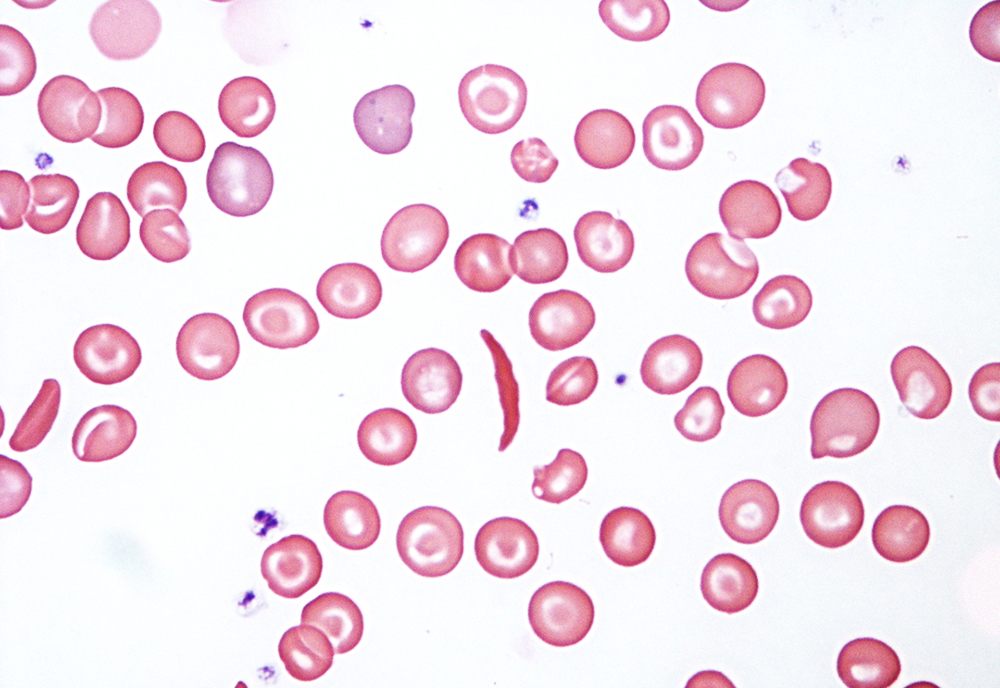
%> input picture MorfMat2/SickleCellsB004.jpg, 1000 x 688 px
$ octave S7_scdApp.m   (GNU Octave 9; MATLAB toolbox functions it lacks are replaced by stand-ins)
%> lines starting %> are read from the running program, lines starting %| are printed output that depends on the picture; in (x1, y1, x2, y2) boxes, pixels count from 0 and x2, y2 are one past the last pixel; in counts of white or black regions, pixels touching at a corner belong together; the program's own positions count from 1
% https://mathcs.clarku.edu/~fdealmeidacoelho/FinalProject/
clc
close all
clear

imagen = imread('SickleCellsB004.jpg'); %  'SickleCellsB004.jpg'
%> imagen is the input picture: size 688x1000x3 uint8; mean R, G, B 243.7, 225.2, 234.6
imagen = rgb2gray(imagen);
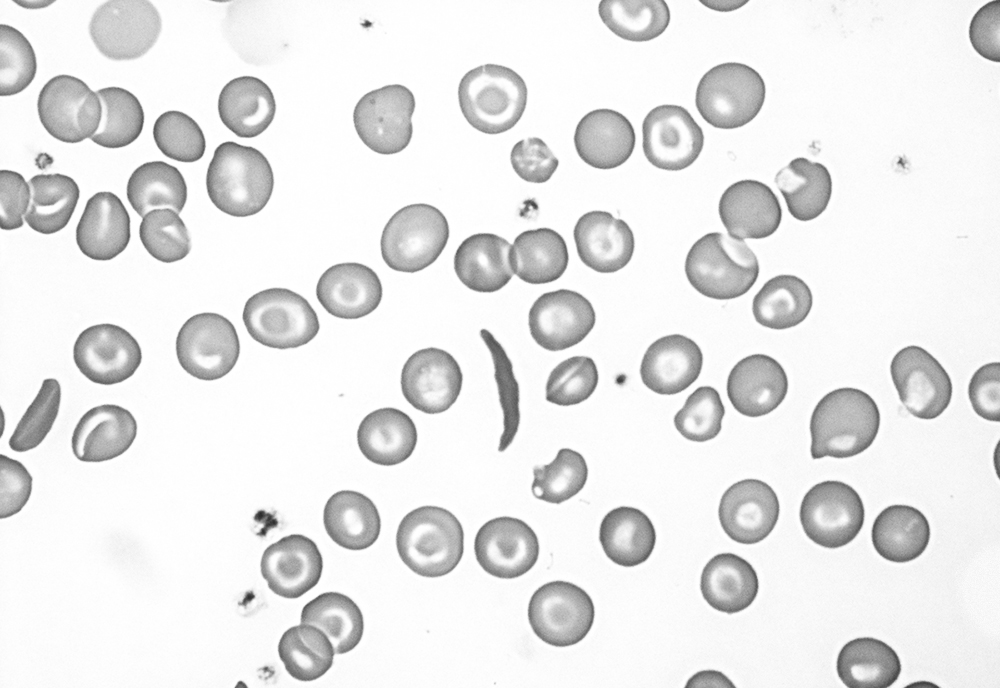
%> imagen: size 688x1000 uint8; min 42, max 255, mean 231.8
         figure,colormap('gray'),imagesc(imagen);


  imBW = imbinarize(imagen);
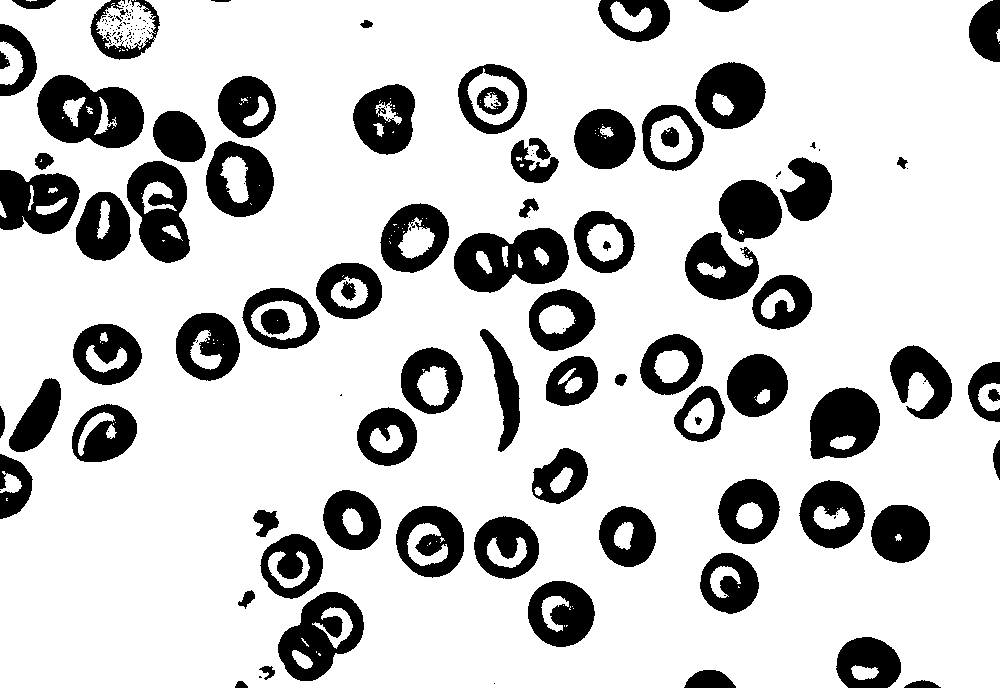
%> imBW: size 688x1000 logical; 79.5% white; 187 black regions (105 under 20 px), largest, box (x1, y1, x2, y2) and area: (37, 75, 144, 148) 5116, (454, 228, 569, 293) 4936, (278, 592, 364, 681) 4143
  imBW = ~imBW;
         figure,colormap('gray'),imagesc(imBW);

% Metodología propuesta:
    imResp = zeros(size(imagen)); %

[labels,n] = bwlabel(imBW);
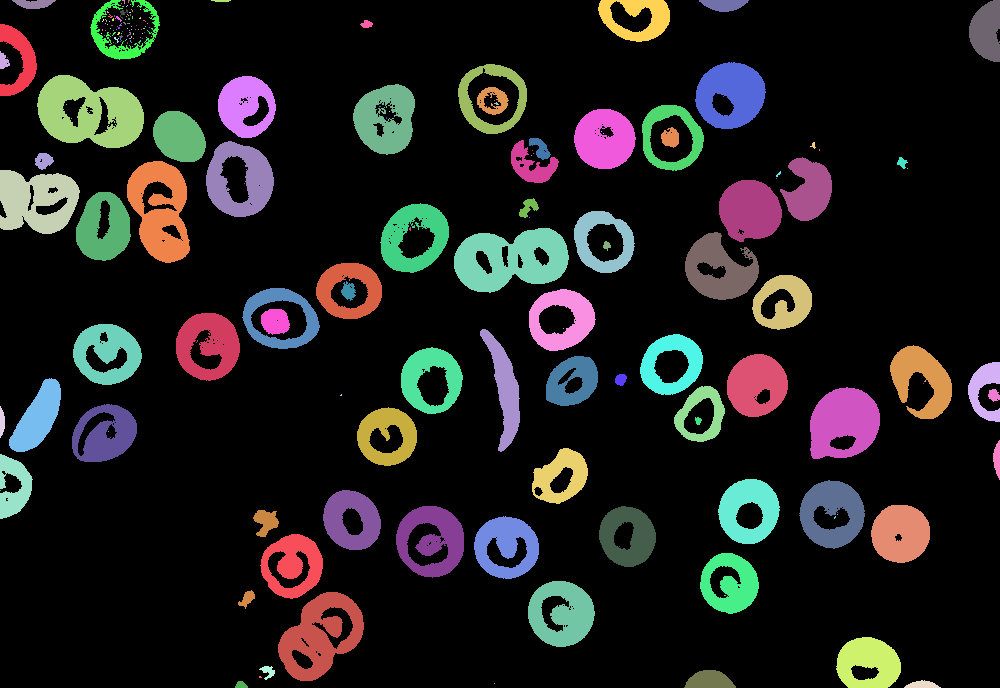
%> labels: size 688x1000 double; 188 distinct labels, from 0 to 187; one colour per label, 0 black
%> n = 187
             figure,colormap('jet'),imagesc(labels);
%> after `imagesc(labels)`:
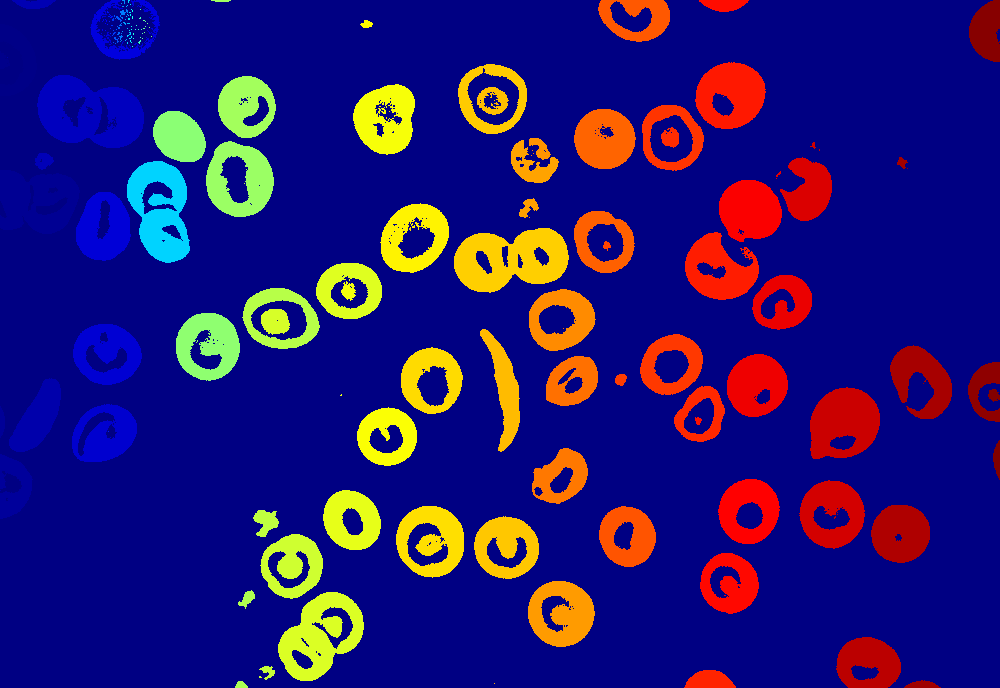
%> displayed picture: size 688x1000x3, on the screen's scale of 0 to 255; mean R, G, B 37.6, 22.5, 114.4


             for i = 1:n

             tmpIm = zeros(size(imagen));
tmpIm(labels == i) = 1;
%                      figure,colormap('jet'),imagesc(tmpIm);

              circ = regionprops(tmpIm,'Circularity');
              circ = circ.Circularity;

              if(circ >= 0.5)
       imResp(labels == i) = 1;
              end

             end
%> this loop made 187 passes
%> circ on passes 1 to 3: 0.32, 0.586, 0.558
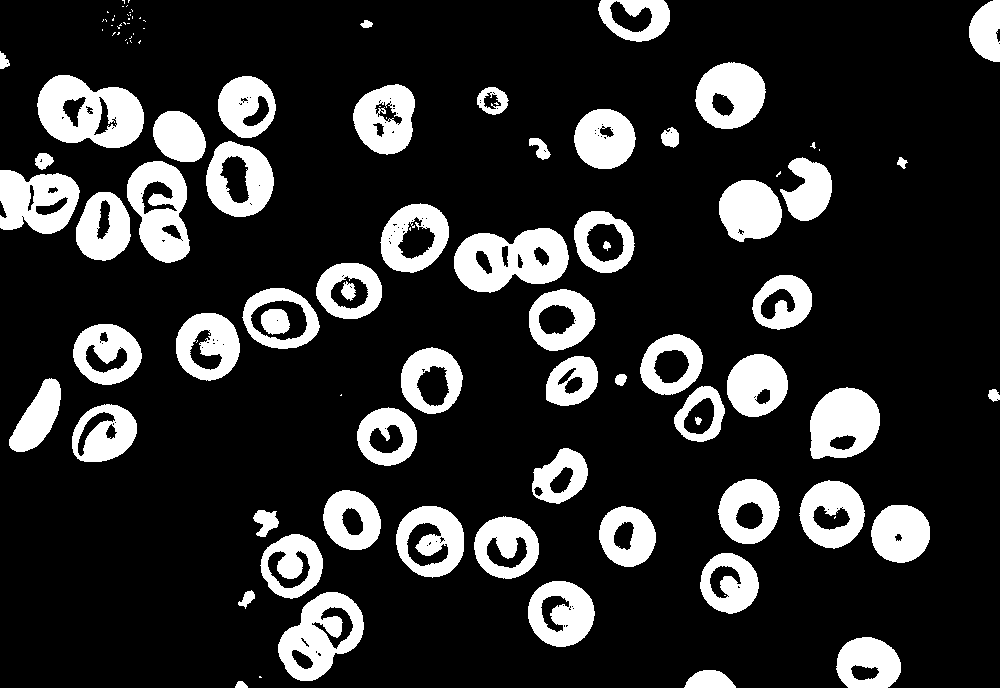
%> imResp: size 688x1000 double; values 0 (black) and 1 (white), 17.8% white; 106 white regions (43 under 20 px), largest, box (x1, y1, x2, y2) and area: (37, 75, 144, 148) 5116, (454, 228, 569, 293) 4936, (278, 592, 364, 681) 4143
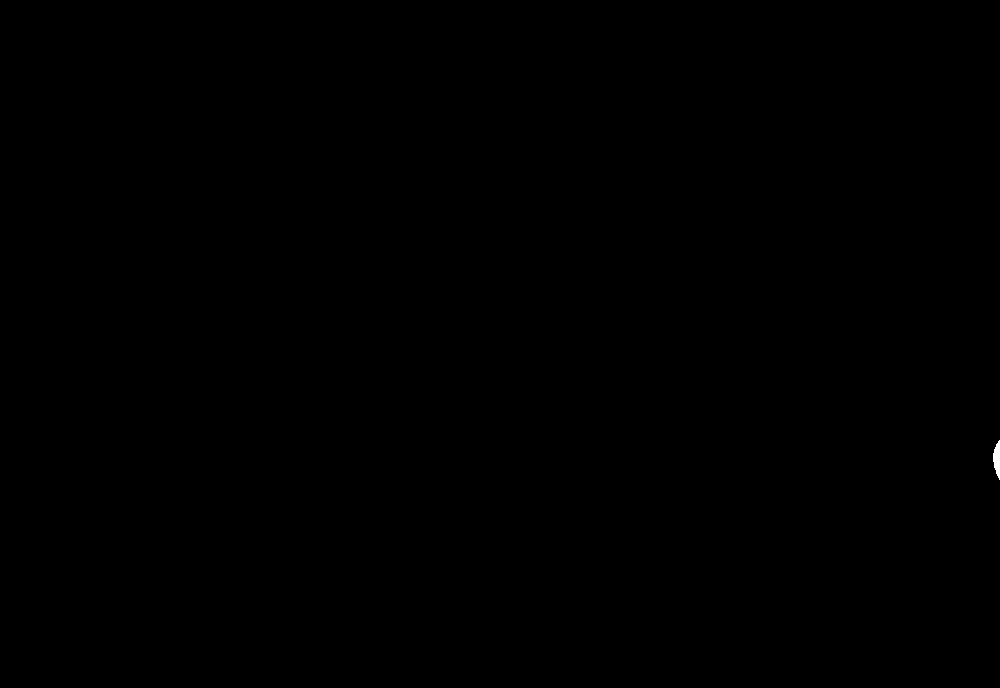
%> tmpIm: size 688x1000 double; values 0 (black) and 1 (white), 0.03% white; 1 white region, box (x1, y1, x2, y2) and area: (993, 440, 1000, 480) 191

                     figure,colormap('gray'),imagesc(imResp);
